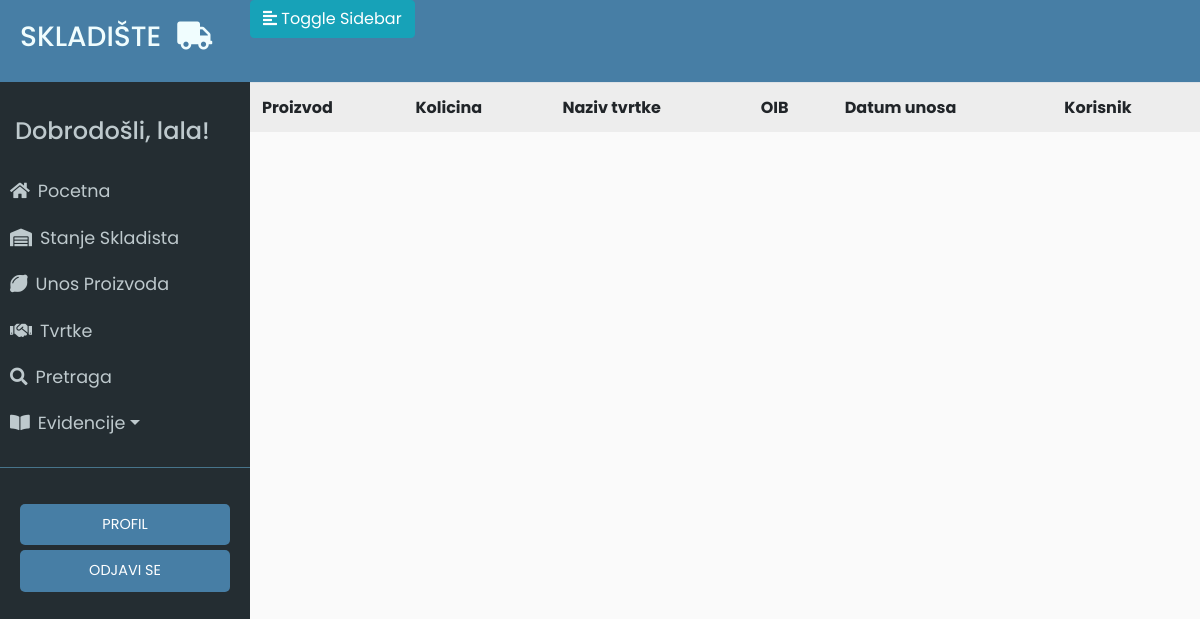
The app's page /evidencija_unosa (signed in), older data.
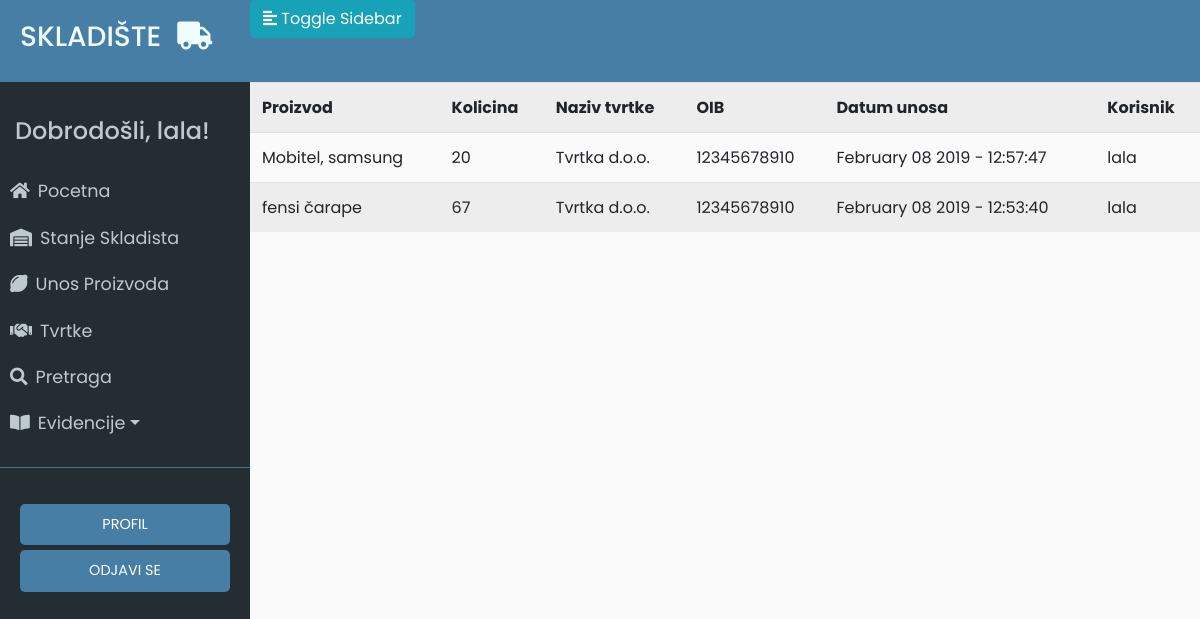
The same page, newer data.
### app/models.py (models this page shows, shortened)
class User(UserMixin, db.Model):
	id = db.Column(db.Integer, primary_key=True)
	username = db.Column(db.String(64), index=True, unique=True)
	email = db.Column(db.String(120), index=True, unique=True)
	password_hash = db.Column(db.String(128))
	last_seen = db.Column(db.DateTime, default=datetime.utcnow)
	evidencija = db.relationship('Evidencija', backref='user', lazy='dynamic')

class Evidencija(db.Model):
	id = db.Column(db.Integer, primary_key=True)
	proizvod_id = db.Column(db.Integer, db.ForeignKey('proizvod.id'))
	tvrtka_id = db.Column(db.Integer, db.ForeignKey('tvrtka.id'))
	promijenjena_kolicina = db.Column(db.Integer)
	datum_unosa = db.Column(db.DateTime, default=datetime.utcnow)
	vrsta_unosa = db.Column(db.String(64))
	user_id = db.Column(db.Integer, db.ForeignKey('user.id'))

class Proizvod(db.Model):
	__searchable__ = ['name']
	id = db.Column(db.Integer, primary_key=True)
	name = db.Column(db.String(64))
	kolicina = db.Column(db.Integer)
	zemlja_podrijetla = db.Column(db.String(64))
	datum_unosa = db.Column(db.DateTime, default=datetime.utcnow)
	evidencija = db.relationship('Evidencija', backref='proizvod', lazy='dynamic')

class Tvrtka(db.Model):
	id = db.Column(db.Integer, primary_key=True)
	name = db.Column(db.String(64))
	oib = db.Column(db.Integer, unique=True)
	grad = db.Column(db.String(64))
	p_broj = db.Column(db.Integer)
	drzava = db.Column(db.String(64))
	evidencija = db.relationship('Evidencija', backref='tvrtka', lazy='dynamic')

### app/routes.py (the view)
@app.route('/evidencija_unosa')
@login_required
def evidencija_unosa():
	evidencija = Evidencija.query.filter_by(vrsta_unosa='unos').order_by(Evidencija.datum_unosa.desc()).all()
	return render_template('evidencija_unosa.html', title='Evidencija unosa', evidencija=evidencija)

### app/models.py (called while the page is built)
@login.user_loader
def load_user(id):
	return User.query.get(int(id))

### app/routes.py (called while the page is built)
@app.before_request
def before_request():
	if current_user.is_authenticated:
		current_user.last_seen = datetime.utcnow()
		db.session.commit()

### app/templates/evidencija_unosa.html (shortened to what this page needs)
{% extends "base.html" %}
{% block content %}
<table class="table table-striped">
	<tr>
        <th>Proizvod</th>
        <th>Kolicina</th>
        <th>Naziv tvrtke</th>
        <th>OIB</th>
        <th>Datum unosa</th>
        <th>Korisnik</th>
    </tr>
    {% for e in evidencija %}
    <tr>
    	<td><a href="/proizvod/{{e.proizvod.name}}">{{ e.proizvod.name }}</a></td>
    	<td>{{ e.promijenjena_kolicina }}</td>
    	<td>{{ e.tvrtka.name }}</td>
    	<td>{{ e.tvrtka.oib }}</td>
    	<td>{{ e.datum_unosa.strftime('%B %d %Y - %H:%M:%S') }}</td>
        <td>{{ e.user.username }}</td>
    </tr>
    {% endfor %}
</table>
{% endblock %}

### app/templates/base.html (shortened to what this page needs)
<html>
<head>
	<link rel="stylesheet" href="https://stackpath.bootstrapcdn.com/bootstrap/4.2.1/css/bootstrap.min.css" integrisha384-GJzZqFGwb1QTTN6wy59ffF1BuGJpLSa9DkKMp0DgiMDm4iYMj70gZWKYbI706tWS">
	<link href="../static/style.css" type="text/css" rel="stylesheet">
	<link rel="stylesheet" href="https://use.fontawesome.com/releases/v5.7.1/css/all.css">
</head>
<body>
	<div class="wrapper">
	<nav id="sidebar">
		<div class="sidebar-header ">
			<h3 class="alen">SKLADIŠTE<i class="fas fa-truck ml-3"></i></h3>
		</div>
		<ul class="list-unstyled components" id="navigation">
			<h4>Dobrodošli, {{ current_user.username }}!</h4>
			<li class="{% block index %}{% endblock %}">
				<a href="{{ url_for('index') }}"><i class="fas fa-home mr-2"></i>Pocetna</a>
			</li>
			<li class="{% block stanje_skladista %}{% endblock %}">
				<a href="{{ url_for('stanje_skladista') }}"><i class="fas fa-warehouse mr-2"></i>Stanje Skladista</a>
			</li>
			<li class="{% block unos_proizvoda %}{% endblock %}">
				<a href="{{ url_for('unos_proizvoda') }}"><i class="fas fa-lemon mr-2"></i>Unos Proizvoda</a>
			</li>
			<li class="{% block dobavljaci %}{% endblock %}">
				<a href="{{ url_for('tvrtke') }}"><i class="fas fa-handshake mr-2"></i>Tvrtke</a>
			</li>
			<li class="{% block pretraga %}{% endblock %}">
                <a href="{{ url_for('search') }}"><i class="fas fa-search mr-2"></i>Pretraga</a>
            </li>
			<li>
				<a href="#pageSubmenu" data-toggle="collapse" aria-expanded="false" class="dropdown-toggle"><i class="fas fa-book-open mr-2"></i>Evidencije</a>
			</li>
		</ul>
		<ul class="list-unstyled CTAs">
                <li>
                    <a href="{{ url_for('user', username=current_user.username) }}" class="tipka">PROFIL</a>
                </li>
                <li>
                    <a href="{{ url_for('logout') }}" class="tipka">ODJAVI SE</a>
                </li>
            </ul>
	</nav>
		<div class="tijelo">
	        <div class="plava-pozadina">
	            <button type="button" id="sidebarCollapse" class="btn btn-info">
	                <i class="fas fa-align-left"></i>
	                <span>Toggle Sidebar</span>
	            </button> <br>
	    	</div>
			<div class="plavo">
			{% block content %}
			{% endblock %}
			</div>
		</div>
</body>
</html>

### app/static/style.css (style rules this page uses)
body { font-family: 'Poppins', sans-serif; background: #fafafa; }
h4 { padding: 15px; }
.wrapper { display: flex; width: 100%; align-items: stretch; }
a, a:hover, a:focus { color: inherit; text-decoration: none; transition: all 0.3s; }
#sidebar { min-width: 250px; max-width: 250px; min-height: 100vh; background: #242d32; color: #bec9cd; transition: all 0.3s; }
#sidebar .sidebar-header { padding: 20px; background: #477ea5; color: #f0fdfe; }
#sidebar ul.components { padding: 20px 0; border-bottom: 1px solid #47748b; }
#sidebar ul li a { padding: 10px; font-size: 1.1em; display: block; }
ul.CTAs { padding: 20px; }
ul.CTAs a { text-align: center; font-size: 0.9em !important; display: block; border-radius: 5px; margin-bottom: 5px; }
.tipka { background-color: #477ea5; color: white; }
.tijelo { display: inline-block; width: 100%; }
.plavo { display: inline-block; width: 100%; text-align: center; }
.plava-pozadina { background-color: #477ea5; display: inline-block; width: 100%; height: 81.5px; }

Row changes from the older to the newer data that the page shows:
added Evidencija: proizvod.name "Mobitel, samsung", promijenjena_kolicina "20", tvrtka.name "Tvrtka d.o.o.", tvrtka.oib "12345678910", datum_unosa "February 08 2019 - 12:57:47", user.username "lala"
added Evidencija: proizvod.name "fensi čarape", promijenjena_kolicina "67", tvrtka.name "Tvrtka d.o.o.", tvrtka.oib "12345678910", datum_unosa "February 08 2019 - 12:53:40", user.username "lala"
